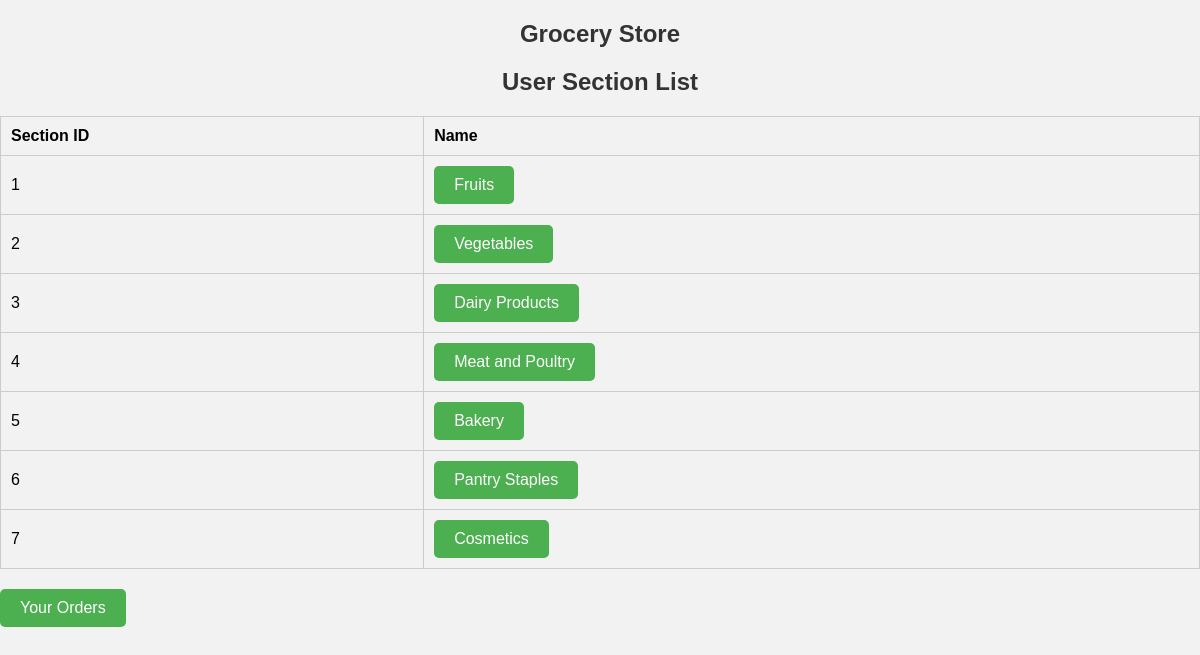
The page /user/sections on the database its author committed.
### tables this page shows
CREATE TABLE sections
             (id INTEGER PRIMARY KEY,
              section_name TEXT);

### user/routes.py (the view)
@user_bp.route('/sections')
def section_list():
    conn = sqlite3.connect('database.db')
    c = conn.cursor()
    c.execute("SELECT * FROM sections")
    sections = c.fetchall()
    conn.close()
    return render_template('section_list_user.html', sections=sections)

### templates/section_list_user.html
{% extends 'base.html' %}
{% block content %}
    <h1>User Section List</h1>
    <table>
        <tr>
            <th>Section ID</th>
            <th>Name</th>
        </tr>
        {% for section in sections %}
        <tr>
            <td>{{ section[0] }}</td>
            <td><a href="{{ url_for('user.products_by_section', section_id=section[0]) }}">{{ section[1] }}</a></td>
        </tr>
        {% endfor %}
    </table>
    <a href="{{ url_for('user.user_orders') }}">Your Orders</a>
    <br>
    <br>
{% endblock %}

### static/user_dashboard.css (style rules this page uses)
body { font-family: Arial, sans-serif; margin: 0; padding: 0; background-color: #f2f2f2; }
h1 { text-align: center; margin-top: 20px; }

### static/section_list_user.css (style rules this page uses)
h1 { font-size: 24px; color: #333; margin-bottom: 20px; }
table { width: 100%; border-collapse: collapse; margin-bottom: 20px; }
table th, table td { padding: 10px; border: 1px solid #ccc; }
table th { background-color: #f2f2f2; font-weight: bold; text-align: left; }
a { display: inline-block; padding: 10px 20px; background-color: #4CAF50; color: #fff; text-decoration: none; border-radius: 5px; transition: background-color 0.3s ease; }

### rows shown on the page
sections: id "1", section_name "Fruits"
sections: id "2", section_name "Vegetables"
sections: id "3", section_name "Dairy Products"
sections: id "4", section_name "Meat and Poultry"
sections: id "5", section_name "Bakery"
sections: id "6", section_name "Pantry Staples"
sections: id "7", section_name "Cosmetics"
